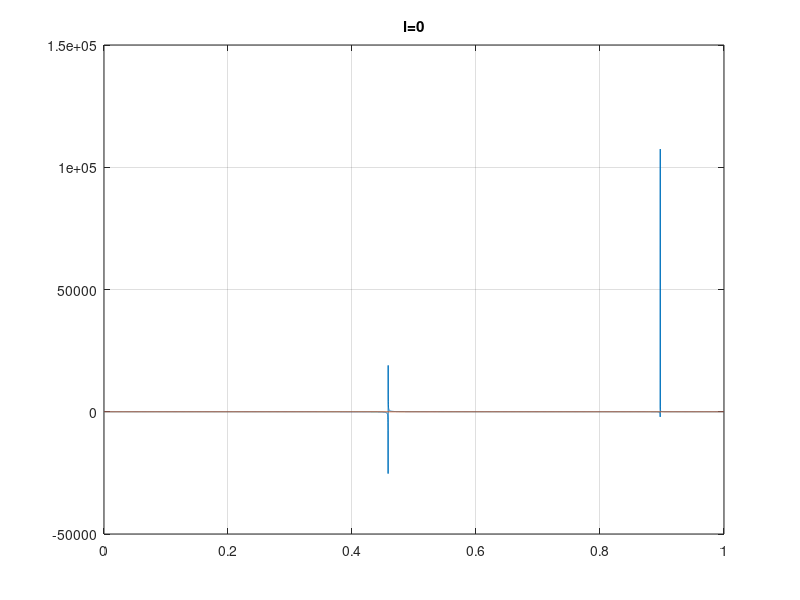
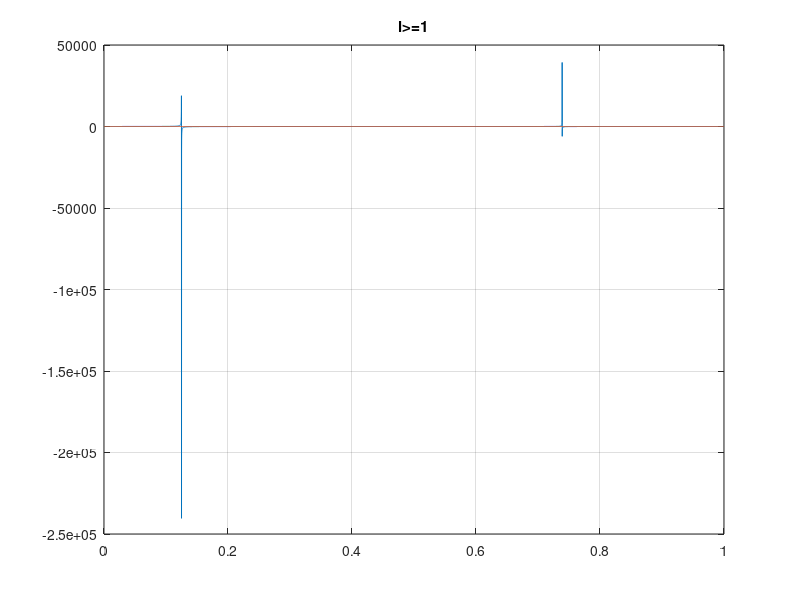

Here is the MATLAB script that generated these plots, in order:
b = linspace(0,1,10000);
V=7.5;

%l=0
plot(b,(V*((1-b).^0.5)).*besselj(1,V*((1-b).^0.5))./besselj(0,V*((1-b).^0.5)))
grid on
hold on
title('l=0')
plot(b,(V*((b).^0.5)).*besselk(1,V*((b).^0.5))./besselk(0,V*((b).^0.5)))
% ylim([-1000,1000])


figure

%l>=1
l=1
plot(b,(V*((1-b).^0.5)).*besselj(l-1,V*((1-b).^0.5))./besselj(l,V*((1-b).^0.5)))
grid on
hold on
title('l>=1')
plot(b,-(V*((b).^0.5)).*besselk(l-1,V*((b).^0.5))./besselk(l,V*((b).^0.5)))
% ylim([-1000,1000])